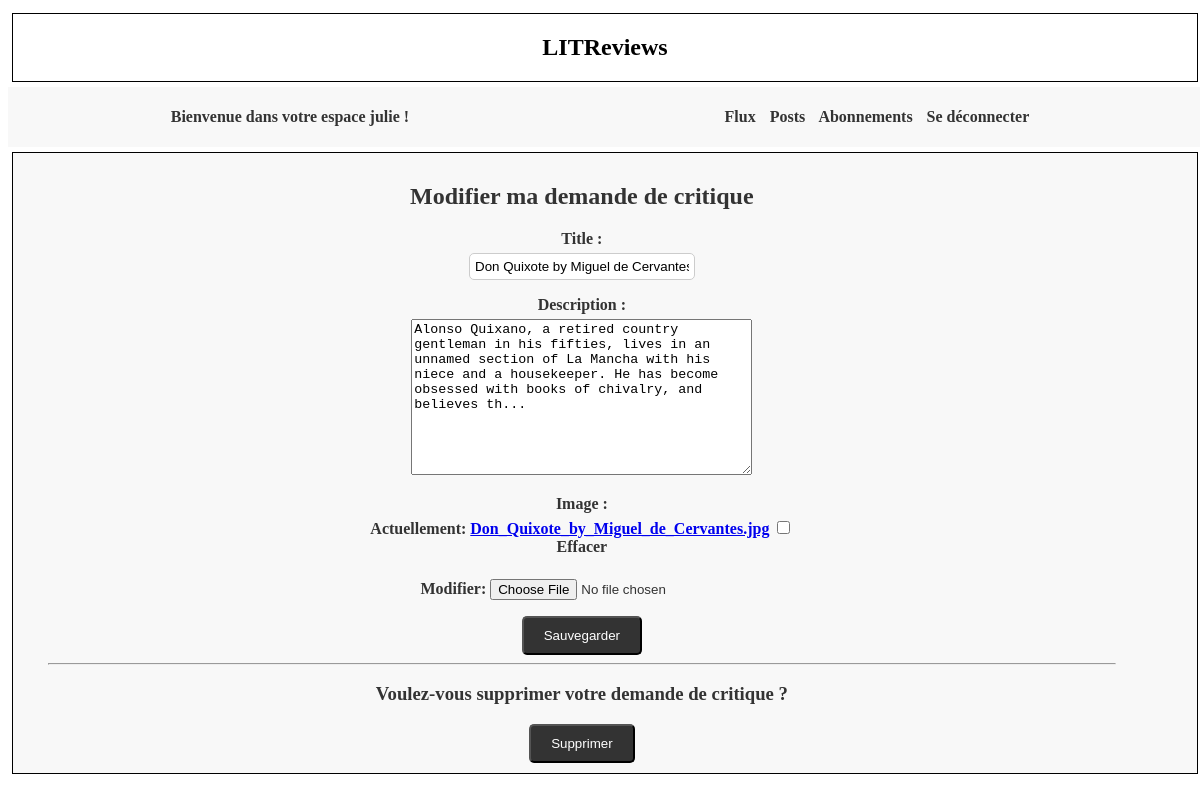
/3/editticket/ (signed in), run on the app's committed database.
### authentication/models.py (models this page shows, shortened)
class User(AbstractUser):
    AUTHOR = "AUTHOR"
    FOLLOWER = "FOLLOWER"
    ROLE_CHOICES = (
        (AUTHOR, "Auteur"),
        (FOLLOWER, "Abonné"),
    )
    profile_photo = models.ImageField(verbose_name="Image de profil")
    role = models.CharField(max_length=30,
                            choices=ROLE_CHOICES, verbose_name="Rôle")

### flux/models.py (models this page shows, shortened)
class Ticket(models.Model):
    IMAGE_MAX_SIZE = (250, 250)
    title = models.CharField(max_length=128)
    description = models.TextField(max_length=2048, blank=True)
    user = models.ForeignKey(to=settings.AUTH_USER_MODEL, on_delete=models.CASCADE)
    image = models.ImageField(null=True, blank=True)
    time_created = models.DateTimeField(auto_now_add=True)
    is_reviewed = models.BooleanField(default=False)
    objects = models.Manager()  # Ajout du gestionnaire d'objets par défaut

### flux/views.py (the view, shortened to what this page needs)
# urls.py: path("<int:ticket_id>/editticket/", edit_ticket, name="edit_ticket"),
@login_required
def edit_ticket(request, ticket_id):
    ticket = get_object_or_404(Ticket, id=ticket_id)
    edit_form = TicketForm(instance=ticket)
    delete_form = DeleteTicketForm()
    context = {
        "edit_form": edit_form,
        "delete_form": delete_form,
    }
    return render(request, "flux/edit_ticket.html",
                  context=context)

### flux/forms.py
class TicketForm(forms.ModelForm):
    class Meta:
        model = Ticket
        fields = ["title", "description", "image"]

class DeleteTicketForm(forms.Form):
    delete_ticket = forms.BooleanField(widget=forms.HiddenInput, initial=True)

### flux/templates/flux/edit_ticket.html (shortened to what this page needs)
{% extends 'base.html' %}
{% load static %}
{% block content %}
    <link rel="stylesheet" href="{% static 'style.css' %}">
    <div class="content">
        <h2>Modifier ma demande de critique</h2>
        <form method="post" enctype="multipart/form-data">
            <div class="form-group">
                {{ edit_form.as_p }}
            </div>
            <button class="button" type="submit">Sauvegarder</button>
        </form>
        <hr>
        <h3>Voulez-vous supprimer votre demande de critique ?</h3>
        <form method="post" enctype="multipart/form-data">
            <button class="button" type="submit">Supprimer</button>
        </form>
    </div>
{% endblock content %}

### litreviews/templates/base.html (shortened to what this page needs)
{% load static %}
<!DOCTYPE html>
<html lang="fr">
<head>
    <link rel="stylesheet" href="{% static 'style.css' %}">
</head>
<body>
    <section>
    <div class="border">
        <h1>LITReviews</h1>
    </div>
    </section>
    {%  if user.is_authenticated %}
    <nav class="header">
        <p>Bienvenue dans votre espace {{ request.user }} !</p>
        <p>
            <a href="{% url 'flux' %}">Flux</a>
            <a href="{% url 'posts' %}">Posts</a>
            <a href="{% url 'follow_users' %}">Abonnements</a>
            <a href="{% url 'logout' %}">Se déconnecter</a>
        </p>
    </nav>
    {% endif %}
    <section>
    <div class="border header">
        <div class="content">
        {% block content %}{% endblock content %}
        </div>
    </div>
    </section>
</body>
</html>

### litreviews/static/style.css (style rules this page uses)
body { box-sizing: border-box; background-color: white; color: black; }
section { display: flex; flex-direction: column; align-items: center; justify-content: center; box-sizing: content-box; width: 100%; padding: 5px; text-align: center; }
nav { display: flex; justify-content: flex-end; width: 100%; padding: 5px; text-align: justify; background-color: #f8f8f8; color: #333; font-weight: bold; }
nav a { margin-right: 10px; color: #333; text-decoration: none; }
div { align-items: left; justify-content: left; }
.border { border: solid 1px #000000; background-color: #ffffff; width: 100%; }
.header { display: flex; justify-content: space-around; background-color: #f8f8f8; color: #333; font-weight: bold; }
.content { width: 95%; padding: 5px; }
.button { display: inline-block; padding: 10px 20px; background-color: #333; color: #fff; text-decoration: none; border-radius: 5px; transition: background-color 0.3s ease; }
.form-group { margin-bottom: 10px; }
.form-group label { display: block; font-weight: bold; margin-bottom: 5px; }
.form-group input[type="text"], .form-group input[type="password"] { padding: 5px; width: 20%; margin: 0 auto; border: 1px solid #ccc; border-radius: 5px; }

### data on the page
User: user "julie"
Ticket: title "Don Quixote by Miguel de Cervantes", description "Alonso Quixano, a retired country gentleman in his fifties, lives in an unnamed section of La Mancha with his niece and a housekeeper. He has become obsessed with books of chivalry, and believes th..."
